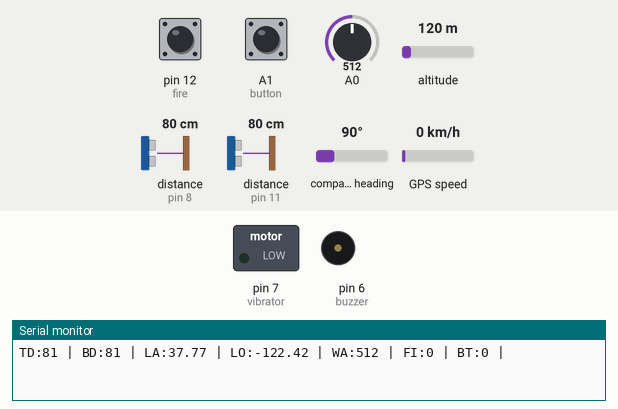
Bench run of a sketch on a simulated Arduino Uno, built with avr-gcc and run on an emulated ATmega328P. On the bench: switched loads named in the sketch (green lamp = pin HIGH), buzzer (waves = sounding), the last lines printed to the serial monitor. Dashed ring = blinking. The inputs (shaded band) are chosen by the test bench; at power-on: A1 (button) LOW, A0 = 512, altitude 120 m, distance to the obstacle (sensors on pin 8, pin 11) 80 cm, GPS speed 0 km/h, pin 12 (fire) HIGH, compass heading 90°. The echo pulse lasts 58.3 µs per cm; the GPS gets a fix after 3 s at 37.7749, -122.4194 with 8 satellites; the modem accepts every AT command (registered, SIM ready, sends succeed) and sends nothing else; pins used as bus, display or sensor lines are not drawn.

Above: at 20.25 s.
20.3 s: A1 (button) pulled HIGH for 0.35 s
At 21.7 s:
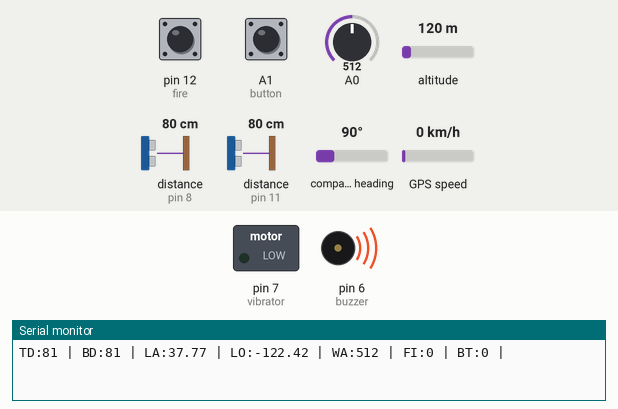
23.8 s: A0 set to 484
25.3 s: altitude set to 20 m
29.0 s: distance to the obstacle (sensor on pin 8) set to 2 cm
At 29.61 s:
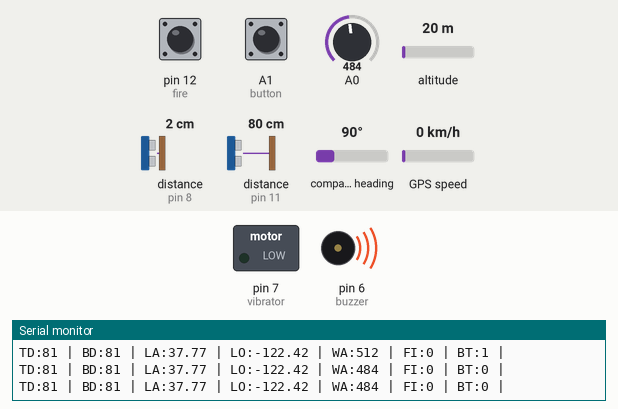
32.5 s: distance to the obstacle (sensor on pin 11) set to 9 cm
36.2 s: GPS speed set to 90 km/h
Timing chart, 0 to 40.9 s (numbered marks = the images above; inputs shaded):
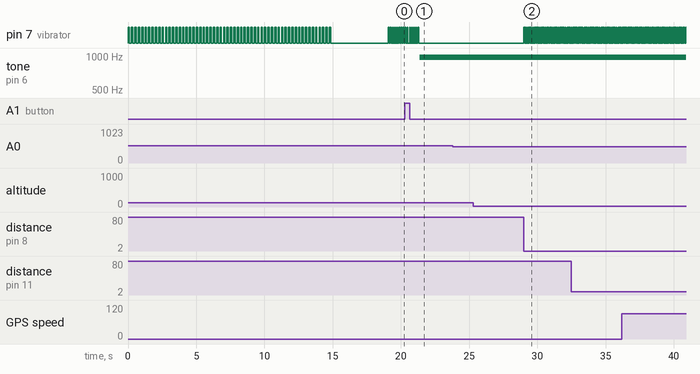

The sketch:

sketch_dec21a.ino
```cpp
#include <SoftwareSerial.h>
#include <TinyGPSPlus.h>
#include <NewPing.h>

#define MAX_TOP 200
#define MAX_BOT 200
#define vibrator 7
#define button  A1
#define trigTop  9
#define echoTop  8
#define trigBot 10
#define echoBot 11
#define fire    12
#define buzzer   6

const char *number1 = "01690192590";
const char *number2 = "01812734340";
const char *message = "I am in problem!";

NewPing sonar[2] = {
  NewPing(trigTop, echoTop, MAX_TOP),
  NewPing(trigBot, echoBot, MAX_BOT)
};
SoftwareSerial gsm(2, 3);
SoftwareSerial gpsSerial(5, 4);
TinyGPSPlus gps;

bool emgButt, isFire;
byte distTop, distBot;
int water;
double lati, longi;
long prevMs;

void setup() {
  Serial.begin(9600);
  gsm.begin(9600);
  gpsSerial.begin(9600);

  pinMode(button, INPUT);
  pinMode(vibrator, OUTPUT);
  pinMode(fire, INPUT);
  pinMode(buzzer, OUTPUT);

  GSMinit();
}

void loop() {
  distTop = sonar[0].ping_cm();
  distBot = sonar[1].ping_cm();
  water = analogRead(A0);
  emgButt = digitalRead(button);
  isFire = !digitalRead(fire);
  checkGPS();

  if (distTop > 0 && distTop <= 20) {
    beepBlink(3, 50, 50);
  }
  else if (distBot > 0 && distBot <= 20) {
    beepBlink(3, 100, 50);
  }
  else if (water > 500) {
    beepBlink(5, 50, 100);
  }
  else if (isFire == 1) {
    beepBlink(5, 100, 100);
  }
  else {
    digitalWrite(buzzer, 0);
  }

  if (emgButt == 1) {
    analogWrite(buzzer, 150);
    //sendSMS(number1);
    sendSMS(number2);
    digitalWrite(buzzer, 0);
  }

  if (millis() - prevMs >= 1000) {
    serialPrint();
    prevMs = millis();
  }
}

void serialPrint() {
  Serial.print((String) "TD:" + distTop + " | ");
  Serial.print((String) "BD:" + distBot + " | ");
  Serial.print((String) "LA:" + lati + " | ");
  Serial.print((String) "LO:" + longi + " | ");
  Serial.print((String) "WA:" + water + " | ");
  Serial.print((String) "FI:" + isFire + " | ");
  Serial.print((String) "BT:" + emgButt + " | ");
  Serial.println();
}

void checkGPS() {
  gpsSerial.listen();
  while (gpsSerial.available() > 0) {
    if (gps.encode(gpsSerial.read())) {
      if (gps.location.isValid()) {
        lati = gps.location.lat();
        longi = gps.location.lng();
      }
    }
  }
  yield();
}

void beep(int on, int off) {
  digitalWrite(buzzer, 1);
  digitalWrite(vibrator, 1);
  delay(on);
  digitalWrite(buzzer, 0);
  digitalWrite(vibrator, 0);
  delay(off);
}

void beepBlink(byte times, int on, int off) {
  for (byte i = 0; i < times; i++) {
    beep(on, off);
  }
}

void GSMinit() {
  beepBlink(60, 100, 150);
  gsm.println("AT");
  delay(1000);
  gsm.println("ATE0");
  delay(1000);
  gsm.println("AT+CMGF=1");
  delay(1000);
  gsm.println("AT+CNMI=1,2,0,0,0");
  delay(1000);
}

void sendSMS(const char number[]) {
  gsm.print("AT+CMGF=1\r\n");
  delay(500);
  gsm.print("AT+CMGS=\"");
  delay(500);
  gsm.print(number);
  gsm.print("\"\r\n");
  delay(500);
  gsm.print(message);
  gsm.print("\nLink: https://www.google.com/maps/place/");
  gsm.print(lati, 6);
  gsm.print(",");
  gsm.print(longi, 6);
  gsm.write(0x1A);
  gsm.print("\r\n");
  delay(3500);
}
```

Measured:
- after the input at 20.3 s, pin 7 (vibrator): goes on until 21.3 s, then stays LOW; tone on pin 6 (buzzer): silent → 977 Hz after 1.1 s
- after the input at 23.8 s, every drawn part: stays the same
- after the input at 29.0 s, pin 7 (vibrator): alternates HIGH for 0.05 s and LOW for 0.05 s, starting at once
